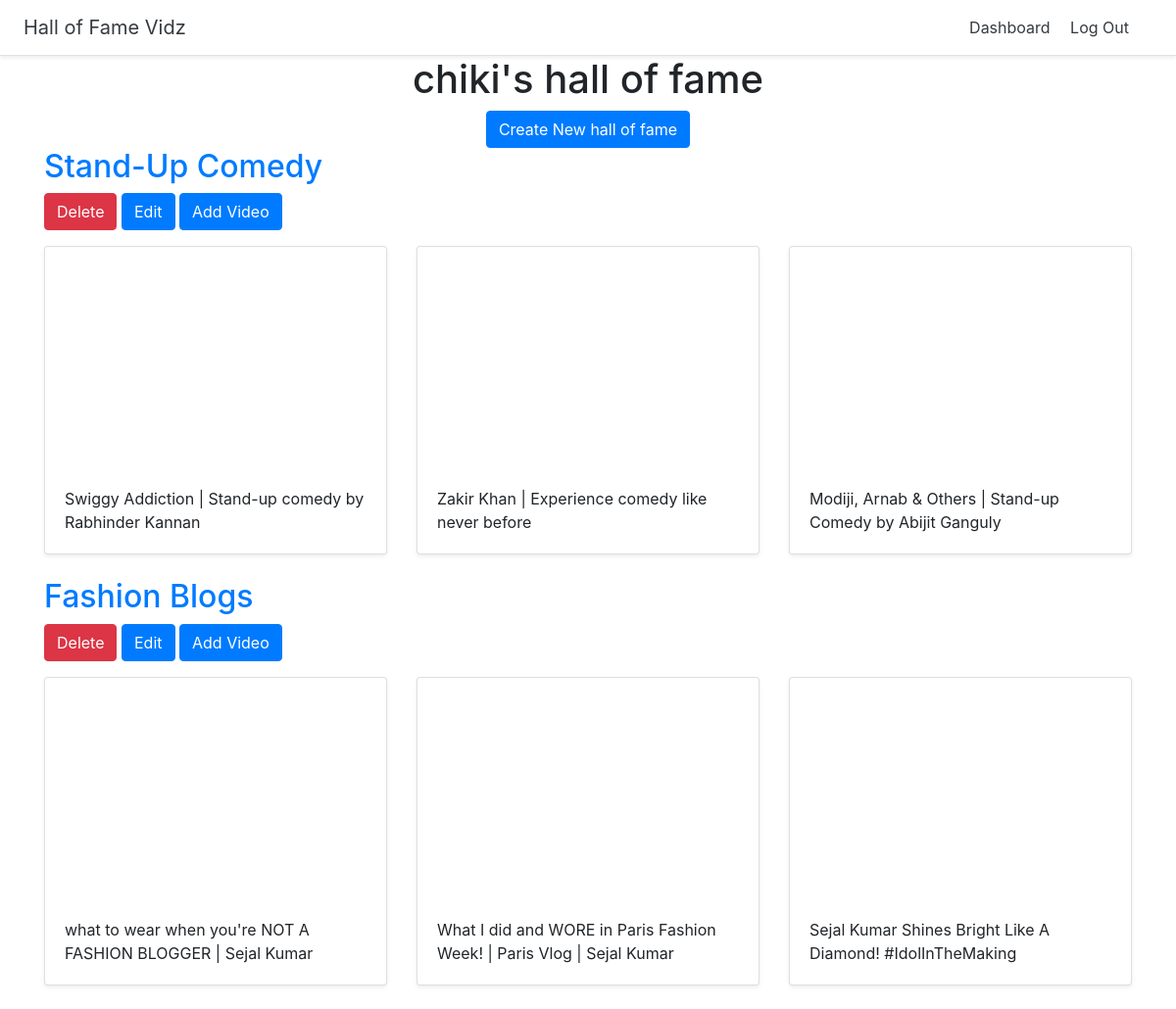
The page /dashboard (signed in) on the database its author committed.
### halls/models.py (models this page shows, shortened)
class Hall(models.Model):
    title = models.CharField(max_length=200)
    user = models.ForeignKey(User,on_delete=models.CASCADE)

class Video(models.Model):
    title = models.CharField(max_length=200)
    url = models.URLField()
    youtube_id = models.CharField(max_length=200)
    hall = models.ForeignKey(Hall,on_delete=models.CASCADE)

### halls/views.py (the view)
# urls.py: path('dashboard',views.dashboard,name='dashboard'),
@login_required
def dashboard(request):
    halls = Hall.objects.filter(user=request.user)
    return render(request,'halls/dashboard.html',{'halls':halls})

### halls/templates/halls/dashboard.html
{%extends 'halls/base.html'%}
{%block content%}
<div class="container">
    <div class="text-center">
<h1 >{{user.username}}'s hall of fame</h1>
    <a href="{%url 'create_hall'%}" class="btn btn-primary"> Create New hall of fame</a>
        </div>
    {% for hall in halls %}
<h2><a href="{% url 'detail_hall' hall.id %}">{{ hall.title }}</a></h2>
<a href="{% url 'delete_hall' hall.id %}" class="btn btn-danger">Delete</a>
<a href="{% url 'update_hall' hall.id %}" class="btn btn-primary">Edit</a>
<a href="{% url 'add_video' hall.id %}" class="btn btn-primary">Add Video</a>
    <div class="row">
      {% for video in hall.video_set.all %}
      <div class="col-md-4 mt-3">
        <div class="card mb-4 shadow-sm">
          <iframe width="100%" height="225" src="https://www.youtube.com/embed/{{ video.youtube_id }}" frameborder="0" allow="accelerometer; autoplay; encrypted-media; gyroscope; picture-in-picture" allowfullscreen></iframe>
          <div class="card-body">
            <p class="card-text">{{ video.title }}</p>
          </div>
        </div>
      </div>
      {% endfor %}
      </div>
    {% endfor %}
</div>
{%endblock%}

### rows shown on the page
Hall: title "Stand-Up Comedy"
Video: title "Swiggy Addiction | Stand-up comedy by Rabhinder Kannan"
Video: title "Zakir Khan | Experience comedy like never before"
Video: title "Modiji, Arnab & Others | Stand-up Comedy by Abijit Ganguly"
Hall: title "Fashion Blogs"
Video: title "what to wear when you're NOT A FASHION BLOGGER | Sejal Kumar"
Video: title "What I did and WORE in Paris Fashion Week! | Paris Vlog | Sejal Kumar"
Video: title "Sejal Kumar Shines Bright Like A Diamond! #IdolInTheMaking"

### other values the page prints
{{ user.username }} "chiki"
